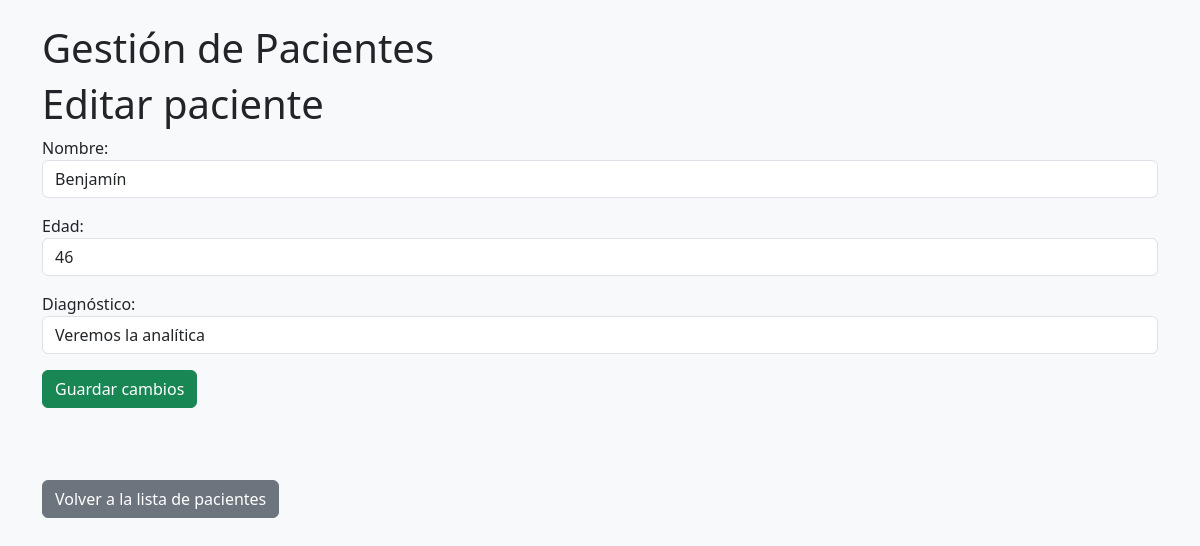
/editar_paciente/1, run on an earlier commit of the app's database.
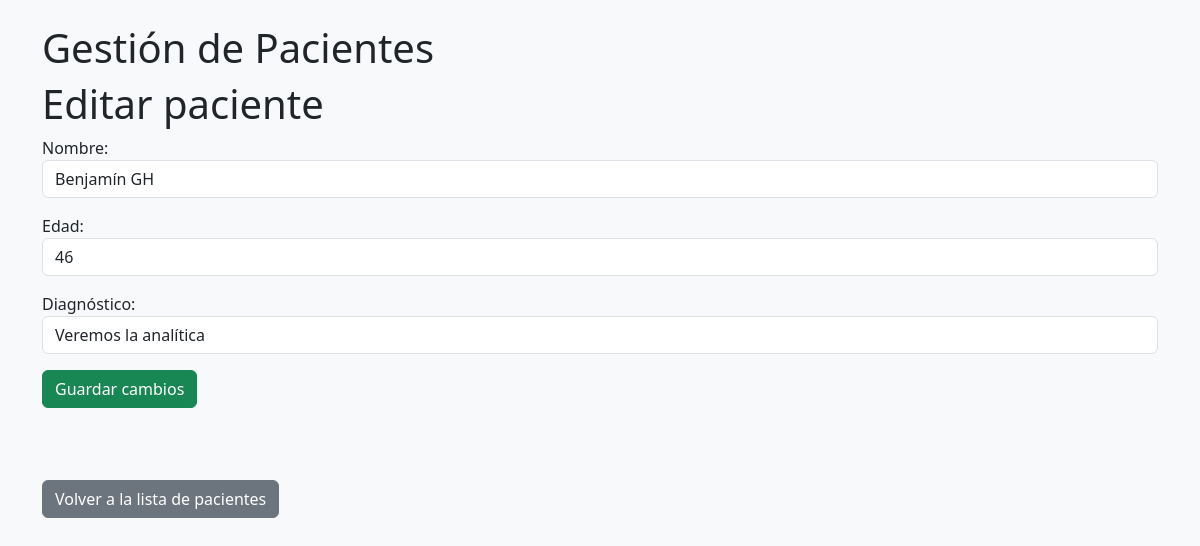
And on a later commit of the database.
### tables this page shows
CREATE TABLE Pacientes (
                        id INTEGER PRIMARY KEY AUTOINCREMENT,
                        nombre TEXT NOT NULL,
                        edad INTEGER NOT NULL,
                        diagnostico TEXT NOT NULL);

### app.py (the view, shortened to what this page needs)
@app.route('/editar_paciente/<int:id>', methods=['GET', 'POST'])
def editar_paciente(id):
    paciente = db.obtener_paciente(id)
    return render_template('editar_paciente.html', paciente=paciente)

### db.py (called while the page is built)
def obtener_paciente(id):
    conn = sqlite3.connect('data.db')
    cursor = conn.cursor()
    cursor.execute('SELECT * FROM Pacientes WHERE id = ?', (id,))
    paciente = cursor.fetchone()
    conn.close()
    return paciente

### templates/editar_paciente.html (shortened to what this page needs)
{% extends "base.html" %}
{% block content %}
    <h1>Editar paciente</h1>
    <form action="" method="post">
        <div class="mb-3">
            <label for="nombre">Nombre:</label>
            <input type="text" name="nombre" id="nombre" value="{{ paciente[1] }}" class="form-control">
        </div>
        <div class="mb-3">
            <label for="edad">Edad:</label>
            <input type="number" name="edad" id="edad" value="{{ paciente[2] }}" class="form-control">
        </div>
        <div class="mb-3">
            <label for="diagnostico">Diagnóstico:</label>
            <input type="text" name="diagnostico" id="diagnostico" value="{{ paciente[3] }}" class="form-control">
        </div>
        <button type="submit" class ="btn btn-success">Guardar cambios</button><br><br>
    </form>
    <br><br>
    <a href="{{ url_for('index') }}" class="btn btn-secondary">Volver a la lista de pacientes</a><br><br>
   {% endblock %}

What changed in the data, as far as the page shows it:
changed Pacientes "Veremos la analítica": nombre "Benjamín" → "Benjamín GH"
